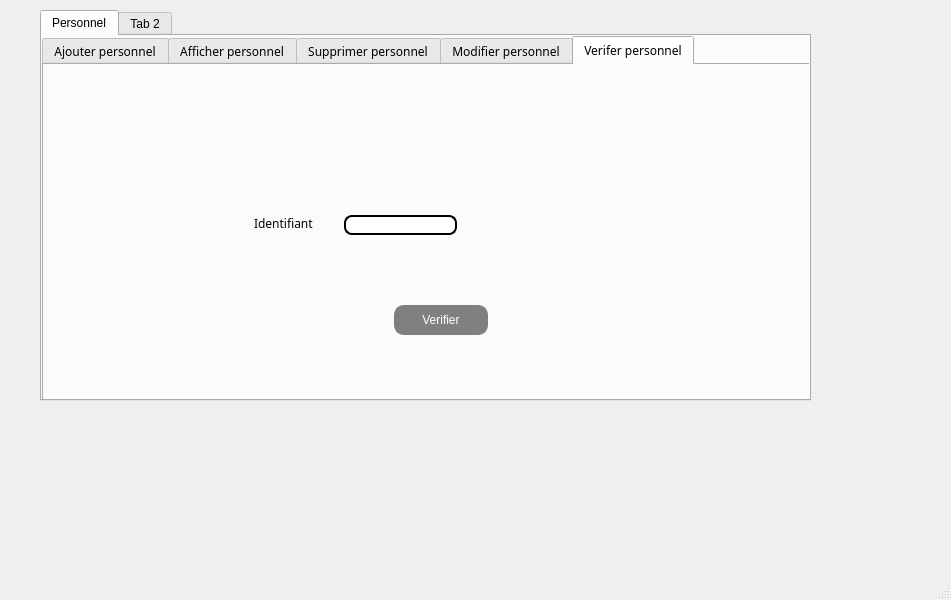
<?xml version="1.0" encoding="UTF-8"?>
<ui version="4.0">
 <class>MainWindow</class>
 <widget class="QMainWindow" name="MainWindow">
  <property name="geometry">
   <rect>
    <x>0</x>
    <y>0</y>
    <width>951</width>
    <height>600</height>
   </rect>
  </property>
  <property name="windowTitle">
   <string>MainWindow</string>
  </property>
  <widget class="QWidget" name="centralwidget">
   <widget class="QTabWidget" name="tabWidget">
    <property name="geometry">
     <rect>
      <x>40</x>
      <y>10</y>
      <width>771</width>
      <height>391</height>
     </rect>
    </property>
    <property name="currentIndex">
     <number>0</number>
    </property>
    <widget class="QWidget" name="tab">
     <attribute name="title">
      <string>Personnel</string>
     </attribute>
     <widget class="QTabWidget" name="lineEdit_id_2">
      <property name="geometry">
       <rect>
        <x>0</x>
        <y>0</y>
        <width>771</width>
        <height>371</height>
       </rect>
      </property>
      <property name="font">
       <font>
        <family>Prestige Elite Std</family>
        <pointsize>9</pointsize>
        <weight>9</weight>
        <italic>false</italic>
        <bold>false</bold>
       </font>
      </property>
      <property name="styleSheet">
       <string notr="true">font: 75 9pt &quot;Prestige Elite Std&quot;;</string>
      </property>
      <property name="currentIndex">
       <number>4</number>
      </property>
      <widget class="QWidget" name="tab_43">
       <attribute name="title">
        <string>Ajouter personnel</string>
       </attribute>
       <widget class="QLabel" name="label_51">
        <property name="geometry">
         <rect>
          <x>200</x>
          <y>130</y>
          <width>91</width>
          <height>21</height>
         </rect>
        </property>
        <property name="text">
         <string>&lt;html&gt;&lt;head/&gt;&lt;body&gt;&lt;p&gt;Identifiant&lt;/p&gt;&lt;/body&gt;&lt;/html&gt;</string>
        </property>
       </widget>
       <widget class="QLabel" name="label_63">
        <property name="geometry">
         <rect>
          <x>200</x>
          <y>160</y>
          <width>81</width>
          <height>16</height>
         </rect>
        </property>
        <property name="text">
         <string>&lt;html&gt;&lt;head/&gt;&lt;body&gt;&lt;p&gt;&lt;span style=&quot; font-size:9pt;&quot;&gt;Nom&lt;/span&gt;&lt;/p&gt;&lt;/body&gt;&lt;/html&gt;</string>
        </property>
       </widget>
       <widget class="QLabel" name="label_65">
        <property name="geometry">
         <rect>
          <x>200</x>
          <y>190</y>
          <width>71</width>
          <height>20</height>
         </rect>
        </property>
        <property name="text">
         <string>&lt;html&gt;&lt;head/&gt;&lt;body&gt;&lt;p&gt;&lt;span style=&quot; font-size:9pt;&quot;&gt;Prenom&lt;/span&gt;&lt;/p&gt;&lt;/body&gt;&lt;/html&gt;</string>
        </property>
       </widget>
       <widget class="QLineEdit" name="lineEdit_id">
        <property name="geometry">
         <rect>
          <x>330</x>
          <y>130</y>
          <width>101</width>
          <height>20</height>
         </rect>
        </property>
        <property name="styleSheet">
         <string notr="true">QLineEdit {
padding: 1px;
border-style: solid;
border: 2px solid gray;
border-radius: 8px;
border-color: black;
}</string>
        </property>
       </widget>
       <widget class="QLineEdit" name="lineEdit_nom">
        <property name="geometry">
         <rect>
          <x>330</x>
          <y>160</y>
          <width>101</width>
          <height>20</height>
         </rect>
        </property>
        <property name="styleSheet">
         <string notr="true">QLineEdit {
padding: 1px;
border-style: solid;
border: 2px solid gray;
border-radius: 8px;
border-color: black;
}</string>
        </property>
       </widget>
       <widget class="QLineEdit" name="lineEdit_prenom">
        <property name="geometry">
         <rect>
          <x>330</x>
          <y>190</y>
          <width>101</width>
          <height>20</height>
         </rect>
        </property>
        <property name="styleSheet">
         <string notr="true">QLineEdit {
padding: 1px;
border-style: solid;
border: 2px solid gray;
border-radius: 8px;
border-color: black;
}</string>
        </property>
       </widget>
       <widget class="QPushButton" name="ajouter_personnel">
        <property name="geometry">
         <rect>
          <x>450</x>
          <y>310</y>
          <width>94</width>
          <height>30</height>
         </rect>
        </property>
        <property name="styleSheet">
         <string notr="true">#MyLoginForm {
background: red;
}

#mainFrame {
border: 3px solid red;
border-radius: 40px;
background: white;
}
QLineEdit {
padding: 1px;
border-style: solid;
border: 2px solid green;
border-radius: 8px;
}

QPushButton {
color: white;
  background: gray;

border-width: 2px;
border-color: gray;
border-style: solid;
border-radius: 10;
padding: 3px;
font-size: 12px;
padding-left: 5px;
padding-right: 5px;
min-width: 80px;
max-width:1800px;
min-height: 20px;
max-height: 20px;
}
QLabel {
font-weight: blue;
font-size: 13px;
}
QPushButton:hover { background-color: #060606; }
QComboBox{
border-style: solid;
border: 2px solid black;


 }</string>
        </property>
        <property name="text">
         <string>Ajouter</string>
        </property>
       </widget>
       <widget class="QLabel" name="label_67">
        <property name="geometry">
         <rect>
          <x>200</x>
          <y>220</y>
          <width>101</width>
          <height>20</height>
         </rect>
        </property>
        <property name="text">
         <string>&lt;html&gt;&lt;head/&gt;&lt;body&gt;&lt;p&gt;&lt;span style=&quot; font-size:9pt;&quot;&gt;Age&lt;/span&gt;&lt;/p&gt;&lt;/body&gt;&lt;/html&gt;</string>
        </property>
       </widget>
       <widget class="QComboBox" name="comboBox">
        <property name="geometry">
         <rect>
          <x>330</x>
          <y>220</y>
          <width>101</width>
          <height>20</height>
         </rect>
        </property>
        <property name="styleSheet">
         <string notr="true">QLineEdit {
padding: 1px;
border-style: solid;
border: 2px solid gray;
border-radius: 8px;
border-color: black;
}</string>
        </property>
       </widget>
       <widget class="QLineEdit" name="lineEdit_id_service">
        <property name="geometry">
         <rect>
          <x>330</x>
          <y>250</y>
          <width>101</width>
          <height>20</height>
         </rect>
        </property>
        <property name="styleSheet">
         <string notr="true">QLineEdit {
padding: 1px;
border-style: solid;
border: 2px solid gray;
border-radius: 8px;
border-color: black;
}</string>
        </property>
       </widget>
       <widget class="QLabel" name="label_70">
        <property name="geometry">
         <rect>
          <x>190</x>
          <y>250</y>
          <width>131</width>
          <height>20</height>
         </rect>
        </property>
        <property name="text">
         <string>Identifiant service</string>
        </property>
       </widget>
       <widget class="QLabel" name="pe1">
        <property name="geometry">
         <rect>
          <x>120</x>
          <y>150</y>
          <width>1081</width>
          <height>531</height>
         </rect>
        </property>
        <property name="text">
         <string/>
        </property>
       </widget>
       <zorder>pe1</zorder>
       <zorder>label_51</zorder>
       <zorder>label_63</zorder>
       <zorder>label_65</zorder>
       <zorder>lineEdit_id</zorder>
       <zorder>lineEdit_nom</zorder>
       <zorder>lineEdit_prenom</zorder>
       <zorder>ajouter_personnel</zorder>
       <zorder>label_67</zorder>
       <zorder>comboBox</zorder>
       <zorder>lineEdit_id_service</zorder>
       <zorder>label_70</zorder>
      </widget>
      <widget class="QWidget" name="tab_44">
       <attribute name="title">
        <string>Afficher personnel</string>
       </attribute>
       <widget class="QTabWidget" name="tabWidget_7">
        <property name="geometry">
         <rect>
          <x>0</x>
          <y>0</y>
          <width>1451</width>
          <height>521</height>
         </rect>
        </property>
        <property name="currentIndex">
         <number>2</number>
        </property>
        <widget class="QWidget" name="tab_45">
         <attribute name="title">
          <string>afficher</string>
         </attribute>
         <widget class="QTableView" name="tabpersonnel">
          <property name="geometry">
           <rect>
            <x>0</x>
            <y>60</y>
            <width>1441</width>
            <height>421</height>
           </rect>
          </property>
          <property name="styleSheet">
           <string notr="true">color:black;</string>
          </property>
         </widget>
         <widget class="QPushButton" name="exporter_pers">
          <property name="geometry">
           <rect>
            <x>530</x>
            <y>20</y>
            <width>94</width>
            <height>30</height>
           </rect>
          </property>
          <property name="styleSheet">
           <string notr="true">#MyLoginForm {
background: red;
}

#mainFrame {
border: 3px solid red;
border-radius: 40px;
background: white;
}
QLineEdit {
padding: 1px;
border-style: solid;
border: 2px solid green;
border-radius: 8px;
}

QPushButton {
color: white;
  background: gray;

border-width: 2px;
border-color: gray;
border-style: solid;
border-radius: 10;
padding: 3px;
font-size: 12px;
padding-left: 5px;
padding-right: 5px;
min-width: 80px;
max-width:1800px;
min-height: 20px;
max-height: 20px;
}
QLabel {
font-weight: blue;
font-size: 13px;
}
QPushButton:hover { background-color: #060606; }
QComboBox{
border-style: solid;
border: 2px solid black;


 }</string>
          </property>
          <property name="text">
           <string>Exporter PDF</string>
          </property>
         </widget>
         <widget class="QTextBrowser" name="txt_pers">
          <property name="geometry">
           <rect>
            <x>130</x>
            <y>170</y>
            <width>811</width>
            <height>192</height>
           </rect>
          </property>
         </widget>
        </widget>
        <widget class="QWidget" name="tab_46">
         <attribute name="title">
          <string>afficher_tri</string>
         </attribute>
         <widget class="QTableView" name="tab_tri">
          <property name="geometry">
           <rect>
            <x>0</x>
            <y>1</y>
            <width>1441</width>
            <height>481</height>
           </rect>
          </property>
         </widget>
        </widget>
        <widget class="QWidget" name="tab_47">
         <attribute name="title">
          <string>rechercher</string>
         </attribute>
         <widget class="QTableView" name="tableView_3">
          <property name="geometry">
           <rect>
            <x>460</x>
            <y>10</y>
            <width>981</width>
            <height>481</height>
           </rect>
          </property>
         </widget>
         <widget class="QLabel" name="label_71">
          <property name="geometry">
           <rect>
            <x>210</x>
            <y>140</y>
            <width>81</width>
            <height>20</height>
           </rect>
          </property>
          <property name="text">
           <string>Identifiant</string>
          </property>
         </widget>
         <widget class="QLineEdit" name="lineEdit_id_4">
          <property name="geometry">
           <rect>
            <x>310</x>
            <y>140</y>
            <width>113</width>
            <height>20</height>
           </rect>
          </property>
          <property name="styleSheet">
           <string notr="true">border-color: black;</string>
          </property>
         </widget>
         <widget class="QPushButton" name="rechercher_personnel">
          <property name="geometry">
           <rect>
            <x>350</x>
            <y>230</y>
            <width>94</width>
            <height>30</height>
           </rect>
          </property>
          <property name="styleSheet">
           <string notr="true">#MyLoginForm {
background: red;
}

#mainFrame {
border: 3px solid red;
border-radius: 40px;
background: white;
}
QLineEdit {
padding: 1px;
border-style: solid;
border: 2px solid green;
border-radius: 8px;
}

QPushButton {
color: white;
  background: gray;

border-width: 2px;
border-color: gray;
border-style: solid;
border-radius: 10;
padding: 3px;
font-size: 12px;
padding-left: 5px;
padding-right: 5px;
min-width: 80px;
max-width:1800px;
min-height: 20px;
max-height: 20px;
}
QLabel {
font-weight: blue;
font-size: 13px;
}
QPushButton:hover { background-color: #060606; }
QComboBox{
border-style: solid;
border: 2px solid black;


 }</string>
          </property>
          <property name="text">
           <string>rechercher</string>
          </property>
         </widget>
         <widget class="QLabel" name="pe2">
          <property name="geometry">
           <rect>
            <x>0</x>
            <y>-50</y>
            <width>1081</width>
            <height>531</height>
           </rect>
          </property>
          <property name="text">
           <string/>
          </property>
         </widget>
         <zorder>pe2</zorder>
         <zorder>tableView_3</zorder>
         <zorder>label_71</zorder>
         <zorder>lineEdit_id_4</zorder>
         <zorder>rechercher_personnel</zorder>
        </widget>
       </widget>
      </widget>
      <widget class="QWidget" name="tab_48">
       <attribute name="title">
        <string>Supprimer personnel</string>
       </attribute>
       <widget class="QLabel" name="label_72">
        <property name="geometry">
         <rect>
          <x>200</x>
          <y>150</y>
          <width>71</width>
          <height>16</height>
         </rect>
        </property>
        <property name="text">
         <string>Identifiant</string>
        </property>
       </widget>
       <widget class="QLineEdit" name="tmppersonnel">
        <property name="geometry">
         <rect>
          <x>290</x>
          <y>150</y>
          <width>113</width>
          <height>20</height>
         </rect>
        </property>
        <property name="styleSheet">
         <string notr="true">QLineEdit {
padding: 1px;
border-style: solid;
border: 2px solid gray;
border-radius: 8px;
border-color: black;
}</string>
        </property>
       </widget>
       <widget class="QPushButton" name="supprimer_personnel">
        <property name="geometry">
         <rect>
          <x>350</x>
          <y>250</y>
          <width>94</width>
          <height>30</height>
         </rect>
        </property>
        <property name="styleSheet">
         <string notr="true">#MyLoginForm {
background: red;
}

#mainFrame {
border: 3px solid red;
border-radius: 40px;
background: white;
}
QLineEdit {
padding: 1px;
border-style: solid;
border: 2px solid green;
border-radius: 8px;
}

QPushButton {
color: white;
  background: gray;

border-width: 2px;
border-color: gray;
border-style: solid;
border-radius: 10;
padding: 3px;
font-size: 12px;
padding-left: 5px;
padding-right: 5px;
min-width: 80px;
max-width:1800px;
min-height: 20px;
max-height: 20px;
}
QLabel {
font-weight: blue;
font-size: 13px;
}
QPushButton:hover { background-color: #060606; }
QComboBox{
border-style: solid;
border: 2px solid black;


 }</string>
        </property>
        <property name="text">
         <string>Supprimer</string>
        </property>
       </widget>
       <widget class="QLabel" name="pe3">
        <property name="geometry">
         <rect>
          <x>0</x>
          <y>-20</y>
          <width>1081</width>
          <height>531</height>
         </rect>
        </property>
        <property name="text">
         <string/>
        </property>
       </widget>
       <zorder>pe3</zorder>
       <zorder>label_72</zorder>
       <zorder>tmppersonnel</zorder>
       <zorder>supprimer_personnel</zorder>
      </widget>
      <widget class="QWidget" name="Modifier">
       <attribute name="title">
        <string>Modifier personnel</string>
       </attribute>
       <widget class="QLabel" name="labelm">
        <property name="geometry">
         <rect>
          <x>200</x>
          <y>130</y>
          <width>71</width>
          <height>20</height>
         </rect>
        </property>
        <property name="text">
         <string>Identifiant</string>
        </property>
       </widget>
       <widget class="QLabel" name="label_2m">
        <property name="geometry">
         <rect>
          <x>206</x>
          <y>160</y>
          <width>51</width>
          <height>20</height>
         </rect>
        </property>
        <property name="text">
         <string>Nom</string>
        </property>
       </widget>
       <widget class="QLabel" name="label_3m">
        <property name="geometry">
         <rect>
          <x>206</x>
          <y>190</y>
          <width>51</width>
          <height>20</height>
         </rect>
        </property>
        <property name="text">
         <string>Prénom</string>
        </property>
       </widget>
       <widget class="QLineEdit" name="lineEdit_idm">
        <property name="enabled">
         <bool>true</bool>
        </property>
        <property name="geometry">
         <rect>
          <x>310</x>
          <y>130</y>
          <width>113</width>
          <height>20</height>
         </rect>
        </property>
        <property name="styleSheet">
         <string notr="true">QLineEdit {
padding: 1px;
border-style: solid;
border: 2px solid gray;
border-radius: 8px;
border-color: black;
}</string>
        </property>
        <property name="inputMethodHints">
         <set>Qt::ImhNone</set>
        </property>
        <property name="echoMode">
         <enum>QLineEdit::Normal</enum>
        </property>
        <property name="dragEnabled">
         <bool>false</bool>
        </property>
        <property name="readOnly">
         <bool>false</bool>
        </property>
        <property name="clearButtonEnabled">
         <bool>false</bool>
        </property>
       </widget>
       <widget class="QLineEdit" name="lineEdit_nomm">
        <property name="geometry">
         <rect>
          <x>310</x>
          <y>160</y>
          <width>113</width>
          <height>20</height>
         </rect>
        </property>
        <property name="styleSheet">
         <string notr="true">QLineEdit {
padding: 1px;
border-style: solid;
border: 2px solid gray;
border-radius: 8px;
border-color: black;
}</string>
        </property>
       </widget>
       <widget class="QLineEdit" name="lineEdit_premomm">
        <property name="geometry">
         <rect>
          <x>310</x>
          <y>190</y>
          <width>113</width>
          <height>20</height>
         </rect>
        </property>
        <property name="styleSheet">
         <string notr="true">QLineEdit {
padding: 1px;
border-style: solid;
border: 2px solid gray;
border-radius: 8px;
border-color: black;
}</string>
        </property>
       </widget>
       <widget class="QPushButton" name="modifier_persoonel">
        <property name="geometry">
         <rect>
          <x>480</x>
          <y>290</y>
          <width>94</width>
          <height>30</height>
         </rect>
        </property>
        <property name="font">
         <font>
          <family>Prestige Elite Std</family>
          <pointsize>-1</pointsize>
          <weight>9</weight>
          <italic>false</italic>
          <bold>false</bold>
          <underline>false</underline>
          <strikeout>false</strikeout>
         </font>
        </property>
        <property name="styleSheet">
         <string notr="true">#MyLoginForm {
background: red;
}

#mainFrame {
border: 3px solid red;
border-radius: 40px;
background: white;
}
QLineEdit {
padding: 1px;
border-style: solid;
border: 2px solid green;
border-radius: 8px;
}

QPushButton {
color: white;
  background: gray;

border-width: 2px;
border-color: gray;
border-style: solid;
border-radius: 10;
padding: 3px;
font-size: 12px;
padding-left: 5px;
padding-right: 5px;
min-width: 80px;
max-width:1800px;
min-height: 20px;
max-height: 20px;
}
QLabel {
font-weight: blue;
font-size: 13px;
}
QPushButton:hover { background-color: #060606; }
QComboBox{
border-style: solid;
border: 2px solid black;


 }</string>
        </property>
        <property name="text">
         <string>Modifier</string>
        </property>
       </widget>
       <widget class="QLineEdit" name="lineEdit_agem">
        <property name="geometry">
         <rect>
          <x>340</x>
          <y>220</y>
          <width>71</width>
          <height>20</height>
         </rect>
        </property>
        <property name="styleSheet">
         <string notr="true">QLineEdit {
padding: 1px;
border-style: solid;
border: 2px solid gray;
border-radius: 8px;
border-color: black;
}</string>
        </property>
       </widget>
       <widget class="QLabel" name="label_9m">
        <property name="geometry">
         <rect>
          <x>210</x>
          <y>220</y>
          <width>41</width>
          <height>20</height>
         </rect>
        </property>
        <property name="text">
         <string>Age</string>
        </property>
       </widget>
       <widget class="QLineEdit" name="lineEdit_37">
        <property name="geometry">
         <rect>
          <x>310</x>
          <y>260</y>
          <width>131</width>
          <height>20</height>
         </rect>
        </property>
        <property name="styleSheet">
         <string notr="true">QLineEdit {
padding: 1px;
border-style: solid;
border: 2px solid gray;
border-radius: 8px;
border-color: black;
}</string>
        </property>
       </widget>
       <widget class="QLabel" name="label_73">
        <property name="geometry">
         <rect>
          <x>150</x>
          <y>260</y>
          <width>141</width>
          <height>20</height>
         </rect>
        </property>
        <property name="text">
         <string>Identifiant service</string>
        </property>
       </widget>
       <widget class="QLabel" name="pe4">
        <property name="geometry">
         <rect>
          <x>0</x>
          <y>-20</y>
          <width>1081</width>
          <height>531</height>
         </rect>
        </property>
        <property name="text">
         <string/>
        </property>
       </widget>
       <zorder>pe4</zorder>
       <zorder>labelm</zorder>
       <zorder>label_2m</zorder>
       <zorder>label_3m</zorder>
       <zorder>lineEdit_idm</zorder>
       <zorder>lineEdit_nomm</zorder>
       <zorder>lineEdit_premomm</zorder>
       <zorder>modifier_persoonel</zorder>
       <zorder>lineEdit_agem</zorder>
       <zorder>label_9m</zorder>
       <zorder>lineEdit_37</zorder>
       <zorder>label_73</zorder>
      </widget>
      <widget class="QWidget" name="tab_49">
       <attribute name="title">
        <string>Verifer personnel</string>
       </attribute>
       <widget class="QLineEdit" name="lineEdit_38">
        <property name="geometry">
         <rect>
          <x>300</x>
          <y>150</y>
          <width>113</width>
          <height>20</height>
         </rect>
        </property>
        <property name="styleSheet">
         <string notr="true">QLineEdit {
padding: 1px;
border-style: solid;
border-color: red;
border: 2px solid gray;
border-radius: 8px;
border-color: black;
}</string>
        </property>
       </widget>
       <widget class="QLabel" name="label_74">
        <property name="geometry">
         <rect>
          <x>210</x>
          <y>150</y>
          <width>71</width>
          <height>16</height>
         </rect>
        </property>
        <property name="text">
         <string>Identifiant</string>
        </property>
       </widget>
       <widget class="QPushButton" name="verifier_personnel">
        <property name="geometry">
         <rect>
          <x>350</x>
          <y>240</y>
          <width>94</width>
          <height>30</height>
         </rect>
        </property>
        <property name="styleSheet">
         <string notr="true">#MyLoginForm {
background: red;
}

#mainFrame {
border: 3px solid red;
border-radius: 40px;
background: white;
}
QLineEdit {
padding: 1px;
border-style: solid;
border: 2px solid green;
border-radius: 8px;
}

QPushButton {
color: white;
  background: gray;

border-width: 2px;
border-color: gray;
border-style: solid;
border-radius: 10;
padding: 3px;
font-size: 12px;
padding-left: 5px;
padding-right: 5px;
min-width: 80px;
max-width:1800px;
min-height: 20px;
max-height: 20px;
}
QLabel {
font-weight: blue;
font-size: 13px;
}
QPushButton:hover { background-color: #060606; }
QComboBox{
border-style: solid;
border: 2px solid black;


 }</string>
        </property>
        <property name="text">
         <string>Verifier</string>
        </property>
       </widget>
       <widget class="QLabel" name="pe5">
        <property name="geometry">
         <rect>
          <x>0</x>
          <y>-20</y>
          <width>1081</width>
          <height>531</height>
         </rect>
        </property>
        <property name="text">
         <string/>
        </property>
       </widget>
       <zorder>pe5</zorder>
       <zorder>lineEdit_38</zorder>
       <zorder>label_74</zorder>
       <zorder>verifier_personnel</zorder>
      </widget>
     </widget>
    </widget>
    <widget class="QWidget" name="tab_2">
     <attribute name="title">
      <string>Tab 2</string>
     </attribute>
    </widget>
   </widget>
  </widget>
  <widget class="QMenuBar" name="menubar">
   <property name="geometry">
    <rect>
     <x>0</x>
     <y>0</y>
     <width>951</width>
     <height>22</height>
    </rect>
   </property>
  </widget>
  <widget class="QStatusBar" name="statusbar"/>
 </widget>
 <resources/>
 <connections/>
</ui>
